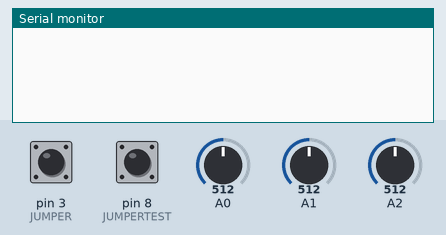
This sketch was run on a simulated Arduino Leonardo, built with avr-gcc and run on an emulated ATmega32U4. On the bench: the last lines printed to the serial monitor. The test bench sets the inputs (shaded band); at power-on: pin 8 (JUMPERTEST) HIGH, A0 = 512, A1 = 512, A2 = 512, pin 3 (JUMPER) HIGH. EEPROM starts erased; USB keyboard and mouse output is not drawn.

Above: at 1.2 s.
1.3 s: pin 8 (JUMPERTEST) pulled LOW for 0.15 s
At 2.6 s:
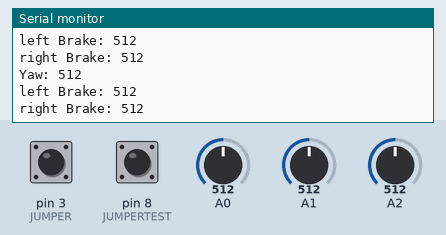
2.9 s: pin 8 (JUMPERTEST) driven LOW
At 3.8 s:
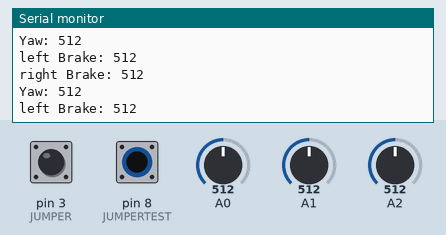
5.9 s: A0 set to 716
At 6.5 s:
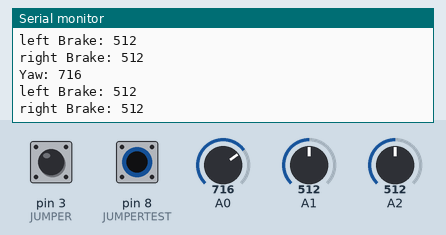
7.4 s: A1 set to 716
At 7.9 s:
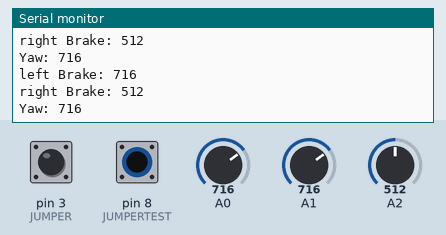
8.9 s: A2 set to 716
At 9.4 s:
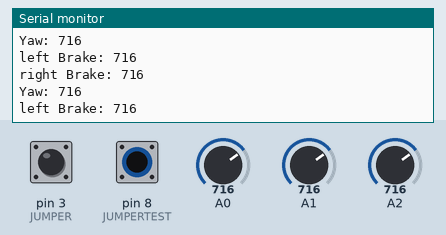
10.4 s: pin 3 (JUMPER) pulled LOW for 1 s
Timing chart, 0 to 13.4 s (numbered marks = the images above; inputs shaded):
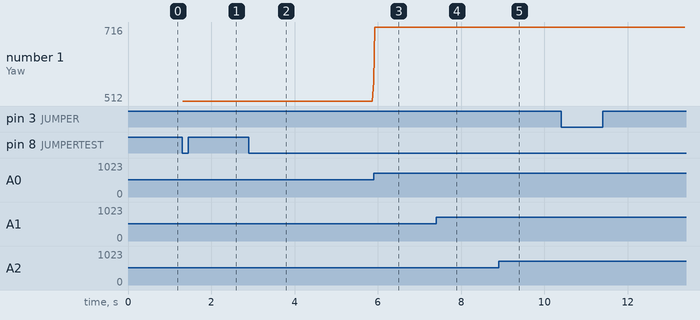

The sketch:

pedals_firmware.ino
```cpp
// (licence header left out)
  #include <Joystick.h>                             // Joystick Library by Matthew Heironimus: https://github.com/MHeironimus/ArduinoJoystickLibrary
  #include <EEPROM.h>
  #define JUMPER 3
  #define JUMPERTEST 8

  Joystick_ Joystick(JOYSTICK_DEFAULT_REPORT_ID,    // 0 buttons, 0 hat switches, Rx (left Brake), Ry (right Brake), RZ (Yaw)
  JOYSTICK_TYPE_JOYSTICK , 0, 0,
  false, false, false, true, true, true,
  false, false, false, false, false);


 // setup ===================================================================================================
  void setup() {

    pinMode(2,OUTPUT);             //use digital pin 2 as GND for Jumper
    digitalWrite(2,LOW);
    pinMode(JUMPER,INPUT_PULLUP);

    // Add ability to add jumper to enable / disable test mode
    pinMode(7,OUTPUT);      // use digital pin 7 as GND for test Jumper
    digitalWrite(7,LOW);
    pinMode(JUMPERTEST,INPUT_PULLUP);

    Joystick.begin();

    // restore calibration settings
    unsigned int leftBrakeMax;
    unsigned int rightBrakeMax;
    unsigned int yawMin;
    unsigned int yawMax;
    unsigned int temp;
    unsigned int leftBrakeMin;
    unsigned int rightBrakeMin;

    yawMin = ( EEPROM.read(0) | (EEPROM.read(1) << 8) );
    yawMax = ( EEPROM.read(2) | (EEPROM.read(3) << 8) );
    leftBrakeMin = ( EEPROM.read(4) | (EEPROM.read(5) << 8) );
    leftBrakeMax = ( EEPROM.read(6) | (EEPROM.read(7) << 8) );
    rightBrakeMin = ( EEPROM.read(8) | (EEPROM.read(9) << 8) );
    rightBrakeMax = ( EEPROM.read(10) | (EEPROM.read(11) << 8) );

    Joystick.setRzAxisRange(yawMin,yawMax);
    Joystick.setRxAxisRange(leftBrakeMin,leftBrakeMax);
    Joystick.setRyAxisRange(rightBrakeMin,rightBrakeMax);


  }

 // loop ===================================================================================================
  void loop()
  {

      // get filtered ADC values and set Axis
      Joystick.setRzAxis(filter(0));  // Yaw
      Joystick.setRxAxis(filter(1));  // LeftBrake
      Joystick.setRyAxis(filter(2));  // RightBrake

      // connect a jumper to digital pin 2 and 3 to run the calibration routine
      if (!digitalRead(JUMPER)) calibration();

      // check if Jumper is set on pins 7 and 8 to enable test mode
      if (!digitalRead(JUMPERTEST)) test();

  }


 //analog read with moving average filter  ===================================================================================================
  int filter(int channel)
  {
    unsigned int sum=0;
    unsigned int i=0;

    for (i=0; i<50; i++)
    {
      sum = sum + analogRead(channel);
    }

    sum = sum / 50;
    return(sum);
  }


// calibration ===================================================================================================
  void calibration ()
  {

    unsigned int leftBrakeMax=0;
    unsigned int rightBrakeMax=0;
    unsigned int yawMin=1023;
    unsigned int yawMax=0;
    unsigned int temp=0;


    // start calibration with brakes in neutral position
    unsigned int leftBrakeMin = filter(1);
    unsigned int rightBrakeMin = filter(2);

    // capture max/min values as long as the jumper is connected
    while( !digitalRead(JUMPER))
    {

      temp=filter(0);
      if ( temp < yawMin)
      {
        yawMin=temp;
      }
      if ( temp > yawMax)
      {
        yawMax = temp;
      }


      temp=filter(1);
      if ( temp > leftBrakeMax)
      {
        leftBrakeMax = temp;
      }

      temp=filter(2);
      if ( temp > rightBrakeMax)
      {
        rightBrakeMax = temp;
      }


    }

    // set and save new Ranges
    Joystick.setRzAxisRange(yawMin,yawMax);
    Joystick.setRxAxisRange(leftBrakeMin,leftBrakeMax);
    Joystick.setRyAxisRange(rightBrakeMin,rightBrakeMax);

    EEPROM.write(0, lowByte(yawMin));
    EEPROM.write(1, highByte(yawMin));
    EEPROM.write(2, lowByte(yawMax));
    EEPROM.write(3, highByte(yawMax));
    EEPROM.write(4, lowByte(leftBrakeMin));
    EEPROM.write(5, highByte(leftBrakeMin));
    EEPROM.write(6, lowByte(leftBrakeMax));
    EEPROM.write(7, highByte(leftBrakeMax));
    EEPROM.write(8, lowByte(rightBrakeMin));
    EEPROM.write(9, highByte(rightBrakeMin));
    EEPROM.write(10, lowByte(rightBrakeMax));
    EEPROM.write(11, highByte(rightBrakeMax));


    delay(100);

  }


// testmode ===================================================================================================
  void test()
  {

    Serial.print("Yaw: ");
    Serial.print(filter(0));
    Serial.print("\n");

    Serial.print("left Brake: ");
    Serial.print(filter(1));
    Serial.print("\n");

    Serial.print("right Brake: ");
    Serial.print(filter(2));
    Serial.print("\n");

  }
```

Measured:
- after the input at 1.3 s, the serial monitor: prints a new line at once (image 1)
- after the input at 5.9 s, the serial monitor: prints a new line at once (image 3)
- after the input at 7.4 s, the serial monitor: prints a new line at once (image 4)
- after the input at 8.9 s, the serial monitor: prints a new line at once (image 5)
- plotted number 1: 512 → 565 after the input at 2.9 s, 565 → 716 after the input at 5.9 s
